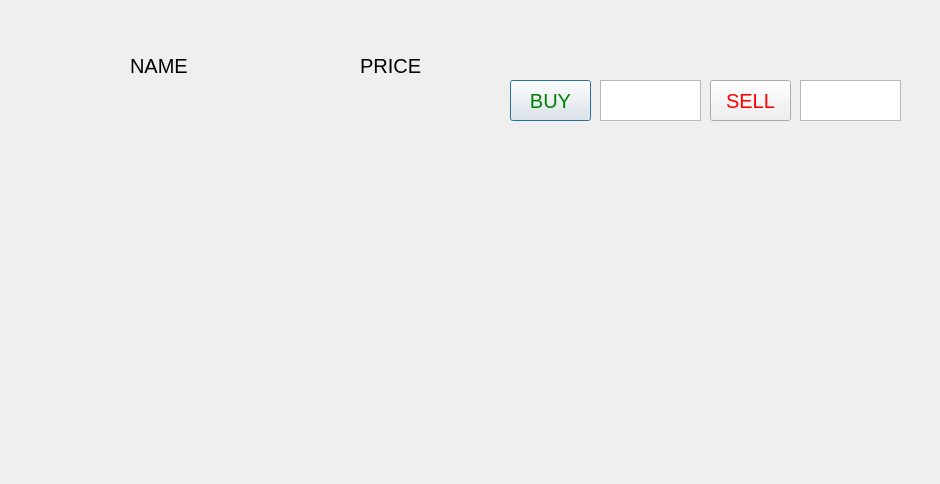
<?xml version="1.0" encoding="UTF-8"?>
<ui version="4.0">
 <class>details</class>
 <widget class="QDialog" name="details">
  <property name="geometry">
   <rect>
    <x>0</x>
    <y>0</y>
    <width>940</width>
    <height>484</height>
   </rect>
  </property>
  <property name="windowTitle">
   <string>Dialog</string>
  </property>
  <widget class="QPushButton" name="buyButton">
   <property name="geometry">
    <rect>
     <x>510</x>
     <y>80</y>
     <width>81</width>
     <height>41</height>
    </rect>
   </property>
   <property name="styleSheet">
    <string notr="true">QPushButton#buyButton {
	color: green;
	font-size: 20px;
}</string>
   </property>
   <property name="text">
    <string>BUY</string>
   </property>
  </widget>
  <widget class="QPushButton" name="sellButton">
   <property name="geometry">
    <rect>
     <x>710</x>
     <y>80</y>
     <width>81</width>
     <height>41</height>
    </rect>
   </property>
   <property name="styleSheet">
    <string notr="true">QPushButton#sellButton {
	color: red;
	font-size: 20px;
}</string>
   </property>
   <property name="text">
    <string>SELL</string>
   </property>
  </widget>
  <widget class="QTextEdit" name="textEdit">
   <property name="geometry">
    <rect>
     <x>600</x>
     <y>80</y>
     <width>101</width>
     <height>41</height>
    </rect>
   </property>
   <property name="styleSheet">
    <string notr="true"/>
   </property>
  </widget>
  <widget class="QTextEdit" name="textEdit_2">
   <property name="geometry">
    <rect>
     <x>800</x>
     <y>80</y>
     <width>101</width>
     <height>41</height>
    </rect>
   </property>
   <property name="styleSheet">
    <string notr="true"/>
   </property>
  </widget>
  <widget class="QLabel" name="nameLabel">
   <property name="geometry">
    <rect>
     <x>130</x>
     <y>80</y>
     <width>111</width>
     <height>41</height>
    </rect>
   </property>
   <property name="styleSheet">
    <string notr="true">QLabel#nameLabel {
	font-size: 16px
}</string>
   </property>
   <property name="text">
    <string/>
   </property>
  </widget>
  <widget class="QLabel" name="priceLabel">
   <property name="geometry">
    <rect>
     <x>360</x>
     <y>80</y>
     <width>101</width>
     <height>41</height>
    </rect>
   </property>
   <property name="styleSheet">
    <string notr="true">QLabel#priceLabel {
	font-size: 16px
}</string>
   </property>
   <property name="text">
    <string/>
   </property>
  </widget>
  <widget class="QLabel" name="label">
   <property name="geometry">
    <rect>
     <x>130</x>
     <y>50</y>
     <width>81</width>
     <height>31</height>
    </rect>
   </property>
   <property name="styleSheet">
    <string notr="true">QLabel#label {
	font-size: 20px
}</string>
   </property>
   <property name="text">
    <string>NAME</string>
   </property>
  </widget>
  <widget class="QLabel" name="price">
   <property name="geometry">
    <rect>
     <x>360</x>
     <y>50</y>
     <width>81</width>
     <height>31</height>
    </rect>
   </property>
   <property name="styleSheet">
    <string notr="true">QLabel#price {
	font-size: 20px
}</string>
   </property>
   <property name="text">
    <string>PRICE</string>
   </property>
  </widget>
  <widget class="QWidget" name="chartWidget" native="true">
   <property name="geometry">
    <rect>
     <x>70</x>
     <y>140</y>
     <width>781</width>
     <height>291</height>
    </rect>
   </property>
  </widget>
  <widget class="QLabel" name="MAlabel">
   <property name="geometry">
    <rect>
     <x>510</x>
     <y>30</y>
     <width>121</width>
     <height>31</height>
    </rect>
   </property>
   <property name="text">
    <string/>
   </property>
  </widget>
  <widget class="QLabel" name="Volatilitylabel">
   <property name="geometry">
    <rect>
     <x>650</x>
     <y>30</y>
     <width>131</width>
     <height>31</height>
    </rect>
   </property>
   <property name="text">
    <string/>
   </property>
  </widget>
  <widget class="QLabel" name="MACDlabel">
   <property name="geometry">
    <rect>
     <x>790</x>
     <y>30</y>
     <width>131</width>
     <height>31</height>
    </rect>
   </property>
   <property name="text">
    <string/>
   </property>
  </widget>
 </widget>
 <resources/>
 <connections/>
</ui>
